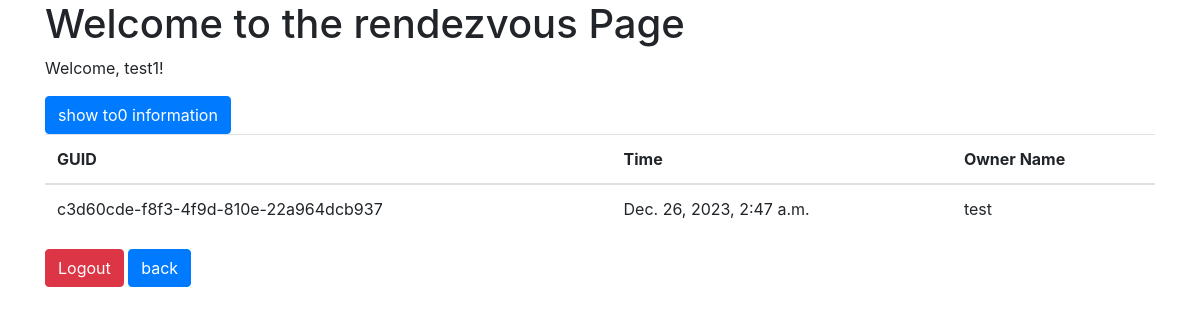
Screenshot of /front/rendezvous/api/to0_in_list (signed in) with the database file from the repository.
### rv/models.py (models this page shows)
class to0_information(models.Model):
    guid = models.CharField(max_length=50)
    to0_time = models.DateTimeField(null=True)
    owner_name = models.CharField(max_length=50)

### rv/views.py (the view)
# urls.py: path('api/to0_in_list', views.show_to0_in_api, name='listallto0'),
def show_to0_in_api(request):
    to0_infos = to0_information.objects.all()
    context = {
        'to0_infos': to0_infos,
    }
    return render(request, 'rendezvous.html', context)

### rv/Templates/rendezvous.html (shortened to what this page needs)
<!DOCTYPE html>
<html lang="en">
  <head>
    <link
      rel="stylesheet"
      href="https://stackpath.bootstrapcdn.com/bootstrap/4.3.1/css/bootstrap.min.css"
    />
  </head>
  <body>
    <div class="container">
      <div class="row">
        <div class="col-12">
          <h1>Welcome to the rendezvous Page</h1>
          {% if user.is_authenticated %}
          <p>Welcome, {{ user.username }}!</p>
          <form action="{% url 'listallto0' %}" method="post">
            <button type="submit" class="btn btn-primary">
              show to0 information
            </button>
          </form>
          <table class="table">
            <thead>
              <tr>
                <th>GUID</th>
                <th>Time</th>
                <th>Owner Name</th>
              </tr>
            </thead>
            <tbody>
              {% for info in to0_infos %}
              <tr>
                <td>{{ info.guid }}</td>
                <td>{{ info.to0_time }}</td>
                <td>{{ info.owner_name }}</td>
              </tr>
              {% endfor %}
            </tbody>
          </table>
          <form action="{% url 'logout' %}" method="post">
            <button type="submit" class="btn btn-danger">Logout</button>
            <a href="/front/aio" class="btn btn-primary">back</a>
          </form>
          {% else %}
          <p>You are not logged in.</p>
          <a href="/login" class="btn btn-primary">Login</a>
          {% endif %}
        </div>
      </div>
    </div>
  </body>
</html>

### rows the page displays
to0_information: guid "c3d60cde-f8f3-4f9d-810e-22a964dcb937", to0_time "Dec. 26, 2023, 2:47 a.m.", owner_name "test"

### other values shown
{{ user.username }} "test1"
